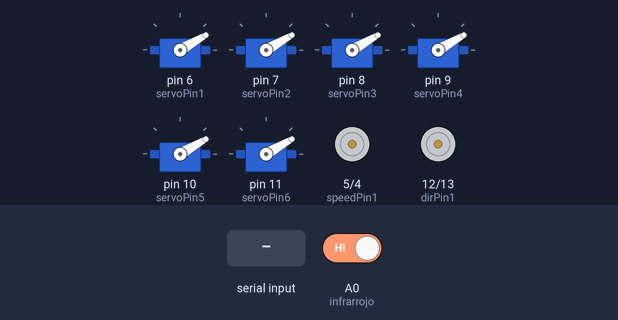
This sketch was run on a simulated Arduino Uno, built with avr-gcc and run on an emulated ATmega328P. On the bench: 6 × servo, motor-driver pin pairs drawn as motors (green arrow = first pin HIGH = forward, orange = second pin HIGH = backward, longer = more drive). The inputs (shaded band) are chosen by the test bench; at power-on: A0 (infrarrojo) HIGH. What the sketch prints to the serial monitor is not drawn.

Above: at 1.2 s.
1.3 s: "$S1\n" received over Serial
At 2.7 s:
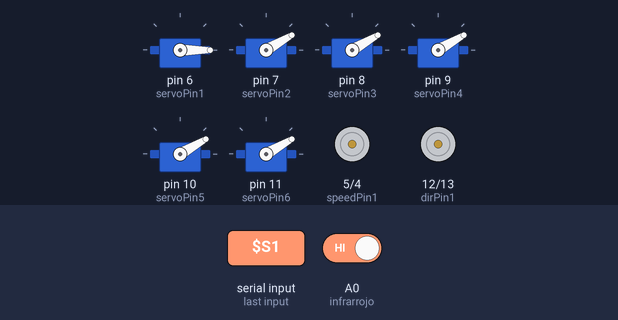
3.2 s: "$Bizq\n" received over Serial
At 4.4 s:
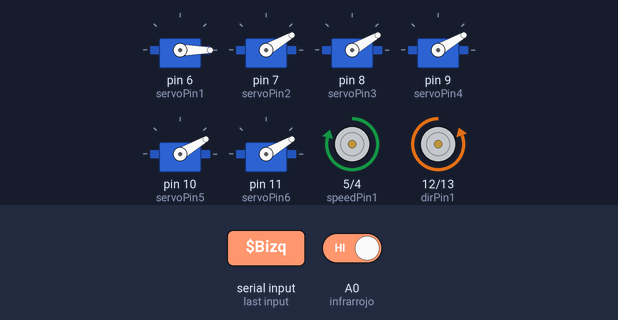
4.7 s: A0 (infrarrojo) driven LOW
At 5.4 s:
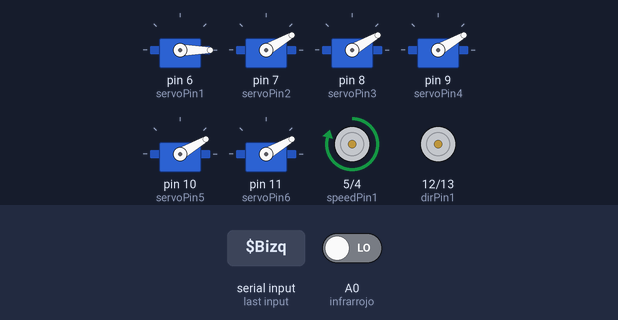
6.2 s: "$Bder\n" received over Serial
At 6.7 s:
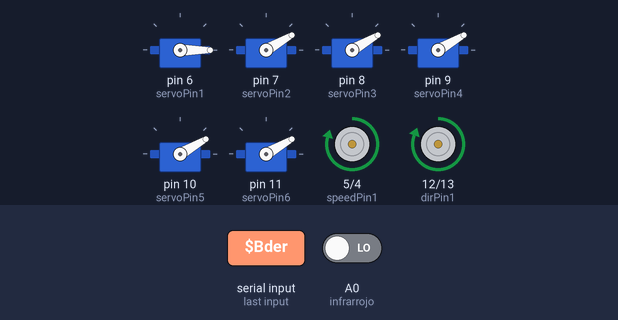
7.7 s: "$S2\n" received over Serial
At 8.8 s:
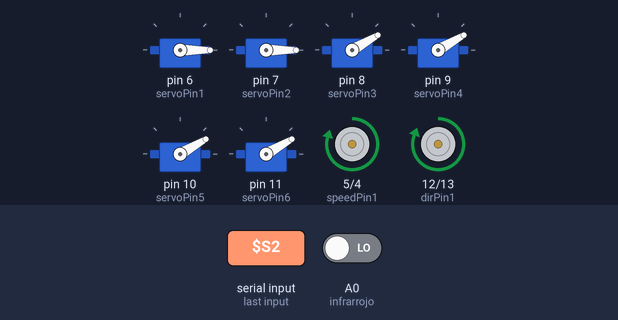
9.6 s: "$S3\n" received over Serial
At 11.5 s:
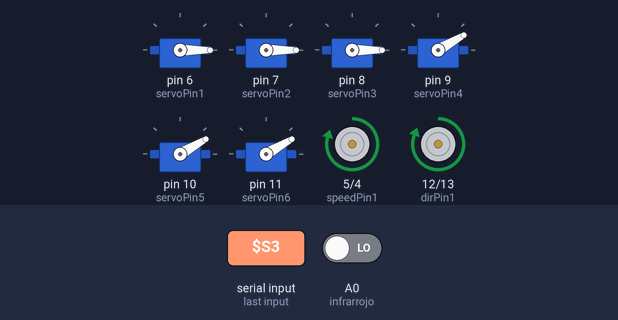
Timing chart, 0 to 16.2 s (numbered marks = the images above; inputs shaded):
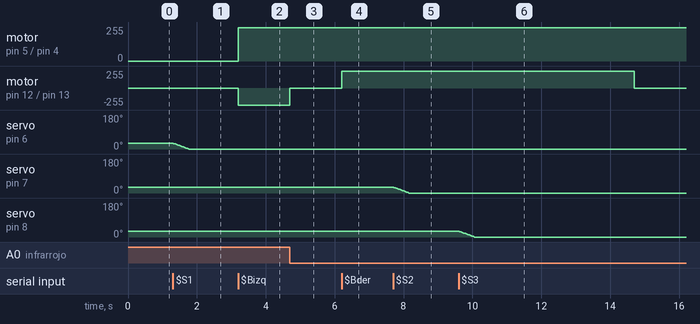

Measured:
- after the input at 1.3 s, servo on pin 6 (servoPin1): moves from 30° to 0° over 0.44 s, starting at once
- after the input at 3.2 s, motor on pin 5 (speedPin1) / pin 4 (speedPin2): stopped → forward 250/255 at once; motor on pin 12 (dirPin1) / pin 13 (dirPin2): stopped → backward 255/255 at once
- after the input at 4.7 s, motor on pin 12 (dirPin1) / pin 13 (dirPin2): backward 255/255 → stopped at once
- after the input at 6.2 s, motor on pin 12 (dirPin1) / pin 13 (dirPin2): stopped → forward 255/255 at once
- after the input at 7.7 s, servo on pin 7 (servoPin2): moves from 30° to 0° over 0.44 s, starting at once
- after the input at 9.6 s, servo on pin 8 (servoPin3): moves from 30° to 0° over 0.44 s, starting at once

The sketch:

brazo_servos2.ino
```cpp
#include <Servo.h>      // Incluye la biblioteca para controlar servos
#include <AFMotor.h>    // Incluye la biblioteca para controlar motores de corriente continua

#define LINE_BUFFER_LENGTH 512    // Define la longitud máxima del búfer para almacenar comandos seriales

//motor de banda
int speedMotor = 250;
int movimiento = 0; // 0= stop, 1= izquierda, 2= derecha

//Definsimos servos
Servo servo1;
Servo servo2;
Servo servo3;
Servo servo4;
Servo servo5;
Servo servo6;

//pines para banda
const byte dirPin1 = 12;
const byte dirPin2 = 13;
const byte dirPin3 = 2;
const byte dirPin4 = 3;
const byte speedPin1 = 5;
const byte speedPin2 = 4;

//pines para servos
const byte servoPin1 = 6;
const byte servoPin2 = 7;
const byte servoPin3 = 8;
const byte servoPin4 = 9;
const byte servoPin5 = 10;
const byte servoPin6 = 11;

//pin de sensor
int infrarrojo = A0;
int valor = 0;

//para comandos de visual
String inputString = "";
bool stringComplete = false;
bool obstacleDetected = false;
unsigned long obstacleDetectedTime = 0;

// Variables para el motor 2
unsigned long motor2StartTime = 0;
bool motor2Running = false;

void setup() {
  Serial.begin(9600);

  // configuracion de infrarojo
  pinMode(infrarrojo, INPUT);

  //Configuracion de banda
  pinMode(dirPin1, OUTPUT);
  pinMode(dirPin2, OUTPUT);
  pinMode(speedPin1, OUTPUT);
  pinMode(speedPin2, OUTPUT);

  //Configuracion de servos
  servo1.attach(servoPin1);
  servo1.write(30);
  servo2.attach(servoPin2);
  servo2.write(30);
  servo3.attach(servoPin3);
  servo3.write(30);
  servo4.attach(servoPin4);
  servo4.write(30);
  servo5.attach(servoPin5);
  servo5.write(30);
  servo6.attach(servoPin6);
  servo6.write(30);
}

void loop() {
  if (stringComplete) {
    inputString.trim();  //quita espacios o caracteres especiales
    Serial.print(inputString);  //imprime el comando en el monitor serial

    //procesar comandos
    processCommand();

    // limpiar el string
    inputString = "";
    stringComplete = false;
  }

  valor = digitalRead(infrarrojo);
  if (valor == LOW && !obstacleDetected) {
    Serial.println("Obstaculo detectado");
    detenerMotor();
    obstacleDetected = true;
    obstacleDetectedTime = millis();
  }
  if (obstacleDetected && millis() - obstacleDetectedTime >= 10000) {
    reanudarMovimiento();
    obstacleDetected = false;
  }

  // Detener el motor 2 después de 3 segundos
  if (motor2Running && millis() - motor2StartTime >= 3000) {
    detenerMotor2();
    motor2Running = false;
  }
}

void processCommand() {
  if (inputString.indexOf("$S1") != -1) {
    String turn = inputString.substring(3);
    MoveServo(servo1, turn.toInt());
  } else if (inputString.indexOf("$S2") != -1) {
    String turn = inputString.substring(3);
    MoveServo(servo2, turn.toInt());
  } else if (inputString.indexOf("$S3") != -1) {
    String turn = inputString.substring(3);
    MoveServo(servo3, turn.toInt());
  } else if (inputString.indexOf("$S4") != -1) {
    String turn = inputString.substring(3);
    MoveServo(servo4, turn.toInt());
  } else if (inputString.indexOf("$S5") != -1) {
    String turn = inputString.substring(3);
    MoveServo(servo5, turn.toInt());
  } else if (inputString.indexOf("$S6") != -1) {
    String turn = inputString.substring(3);
    MoveServo(servo6, turn.toInt());
  } else if (inputString.equals("$Bizq")) {
    moverMotor(LOW, HIGH);
    movimiento = 1;
  } else if (inputString.equals("$Bder")) {
    moverMotor(HIGH, LOW);
    movimiento = 2;
  } else if (inputString.equals("$Bstop")) {
    detenerMotor();
    movimiento = 0;
  } else if (inputString.equals("$Rizq")) {
    moverMotor2(LOW, HIGH);
    movimiento = 1;
  } else if (inputString.equals("$Rder")) {
    moverMotor2(HIGH, LOW);
    movimiento = 2;
  } else if (inputString.equals("$Rparar")) {
    detenerMotor2();
    movimiento = 0;
  }
}

void serialEvent() {
  while (Serial.available()) {
    char inChar = (char)Serial.read();
    if (inChar == '\n') {
      stringComplete = true;
    } else {
      //se adiere al inputString
      inputString += inChar;
    }
  }
}

void MoveServo(Servo& servo, int targetPosition) {
  int currentPos = servo.read();
  if (currentPos < targetPosition) {
    for (int pos = currentPos; pos <= targetPosition; pos++) {
      servo.write(pos);
      delay(15); // Ajusta este valor para un movimiento más lento o más rápido
    }
  } else {
    for (int pos = currentPos; pos >= targetPosition; pos--) {
      servo.write(pos);
      delay(15); // Ajusta este valor para un movimiento más lento o más rápido
    }
  }
}

void detenerMotor() {
  digitalWrite(dirPin1, LOW);
  digitalWrite(dirPin2, LOW);
}

void detenerMotor2() {
  digitalWrite(dirPin3, LOW);
  digitalWrite(dirPin4, LOW);
}

void moverMotor(int direccion1, int direccion2) {
  analogWrite(speedPin1, speedMotor);
  digitalWrite(dirPin1, direccion1);
  digitalWrite(dirPin2, direccion2);
}

void moverMotor2(int direccion3, int direccion4) {
  analogWrite(speedPin2, speedMotor);
  digitalWrite(dirPin3, direccion3);
  digitalWrite(dirPin4, direccion4);
  motor2StartTime = millis();  // Registrar el tiempo de inicio
  motor2Running = true;        // Indicar que el motor 2 está funcionando
}

void reanudarMovimiento() {
  if (movimiento == 1) {
    moverMotor(LOW, HIGH);
  } else if (movimiento == 2) {
    moverMotor(HIGH, LOW);
  }
}
```
